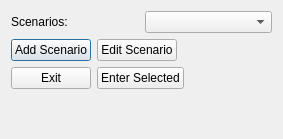
<?xml version="1.0" encoding="UTF-8"?>
<ui version="4.0">
 <class>Dialog</class>
 <widget class="QDialog" name="Dialog">
  <property name="geometry">
   <rect>
    <x>0</x>
    <y>0</y>
    <width>283</width>
    <height>139</height>
   </rect>
  </property>
  <property name="windowTitle">
   <string>Dialog</string>
  </property>
  <layout class="QFormLayout" name="formLayout">
   <item row="1" column="0">
    <layout class="QHBoxLayout" name="horizontalLayout_3">
     <item>
      <widget class="QPushButton" name="addButton">
       <property name="text">
        <string>Add Scenario</string>
       </property>
      </widget>
     </item>
     <item>
      <widget class="QPushButton" name="editButton">
       <property name="text">
        <string>Edit Scenario</string>
       </property>
      </widget>
     </item>
    </layout>
   </item>
   <item row="2" column="0">
    <layout class="QHBoxLayout" name="horizontalLayout">
     <item>
      <widget class="QPushButton" name="exitButton">
       <property name="text">
        <string>Exit</string>
       </property>
      </widget>
     </item>
     <item>
      <widget class="QPushButton" name="enterButton">
       <property name="text">
        <string>Enter Selected</string>
       </property>
      </widget>
     </item>
    </layout>
   </item>
   <item row="0" column="0" colspan="2">
    <layout class="QHBoxLayout" name="horizontalLayout_2">
     <item>
      <widget class="QLabel" name="label">
       <property name="text">
        <string>Scenarios:</string>
       </property>
      </widget>
     </item>
     <item>
      <widget class="QComboBox" name="scenarioList"/>
     </item>
    </layout>
   </item>
  </layout>
 </widget>
 <resources/>
 <connections>
  <connection>
   <sender>enterButton</sender>
   <signal>clicked()</signal>
   <receiver>Dialog</receiver>
   <slot>accept()</slot>
   <hints>
    <hint type="sourcelabel">
     <x>374</x>
     <y>395</y>
    </hint>
    <hint type="destinationlabel">
     <x>261</x>
     <y>229</y>
    </hint>
   </hints>
  </connection>
  <connection>
   <sender>exitButton</sender>
   <signal>clicked()</signal>
   <receiver>Dialog</receiver>
   <slot>reject()</slot>
   <hints>
    <hint type="sourcelabel">
     <x>258</x>
     <y>395</y>
    </hint>
    <hint type="destinationlabel">
     <x>261</x>
     <y>229</y>
    </hint>
   </hints>
  </connection>
 </connections>
</ui>
